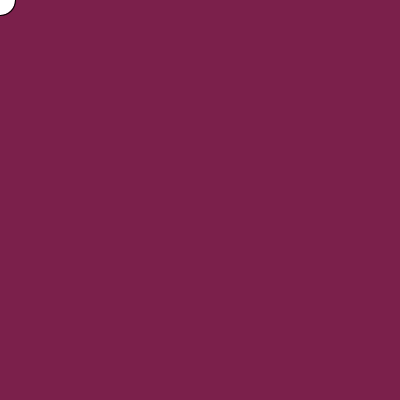
Frame 1 (no input)
Frame 60 (the mouse pressed at the canvas centre just before this capture): identical to frame 1, image omitted
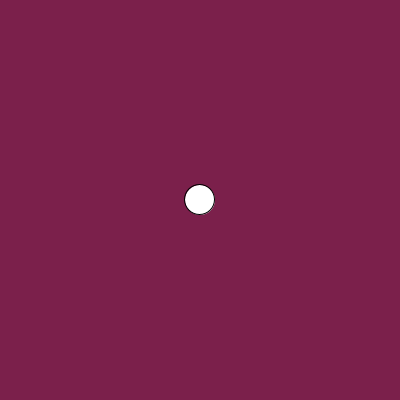
Frame 120 (the mouse held since frame 60 and released just before this capture)

The Processing sketch that drew these frames (run headless with seeded random() and noise(); from frame 60 on, the mouse is pressed at the canvas centre):

// Processing sketch: processing_68339
// ── processing_68339.pde

float x;
float y;

void setup() {
  size(400,400);
  smooth();
  
}

void draw() {
  background(123,32,75);
  
  x = (mouseX - x) * 0.2 + x;
  y = (mouseY - y) * 0.2 + y;
  
  ellipse( x, y, 30,30);
  
}
